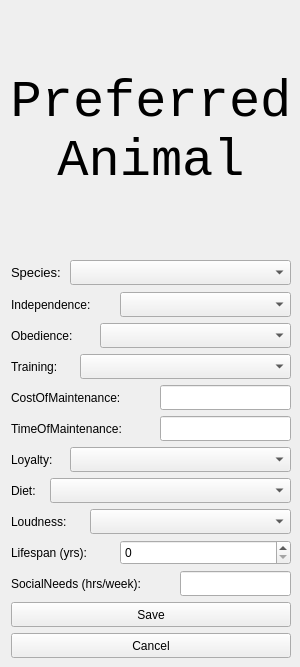
      <widget class="QWidget" name="page_10">
       <widget class="QLabel" name="label_75">
        <property name="geometry">
         <rect>
          <x>11</x>
          <y>447</y>
          <width>61</width>
          <height>25</height>
         </rect>
        </property>
        <property name="text">
         <string>Loyalty:</string>
        </property>
       </widget>
       <widget class="QComboBox" name="comboBox_15">
        <property name="geometry">
         <rect>
          <x>70</x>
          <y>447</y>
          <width>221</width>
          <height>25</height>
         </rect>
        </property>
       </widget>
       <widget class="QComboBox" name="comboBox_16">
        <property name="geometry">
         <rect>
          <x>70</x>
          <y>260</y>
          <width>221</width>
          <height>25</height>
         </rect>
        </property>
       </widget>
       <widget class="QComboBox" name="comboBox_17">
        <property name="geometry">
         <rect>
          <x>90</x>
          <y>509</y>
          <width>201</width>
          <height>25</height>
         </rect>
        </property>
       </widget>
       <widget class="QComboBox" name="comboBox_19">
        <property name="geometry">
         <rect>
          <x>120</x>
          <y>292</y>
          <width>171</width>
          <height>25</height>
         </rect>
        </property>
       </widget>
       <widget class="QLabel" name="label_76">
        <property name="geometry">
         <rect>
          <x>11</x>
          <y>260</y>
          <width>64</width>
          <height>25</height>
         </rect>
        </property>
        <property name="font">
         <font>
          <pointsize>10</pointsize>
         </font>
        </property>
        <property name="text">
         <string>Species:</string>
        </property>
       </widget>
       <widget class="QLabel" name="label_77">
        <property name="geometry">
         <rect>
          <x>11</x>
          <y>416</y>
          <width>151</width>
          <height>25</height>
         </rect>
        </property>
        <property name="text">
         <string>TimeOfMaintenance:</string>
        </property>
       </widget>
       <widget class="QLabel" name="label_78">
        <property name="geometry">
         <rect>
          <x>11</x>
          <y>323</y>
          <width>81</width>
          <height>25</height>
         </rect>
        </property>
        <property name="text">
         <string>Obedience:</string>
        </property>
       </widget>
       <widget class="QLabel" name="label_79">
        <property name="geometry">
         <rect>
          <x>11</x>
          <y>292</y>
          <width>101</width>
          <height>25</height>
         </rect>
        </property>
        <property name="text">
         <string>Independence:</string>
        </property>
       </widget>
       <widget class="QComboBox" name="comboBox_20">
        <property name="geometry">
         <rect>
          <x>50</x>
          <y>478</y>
          <width>241</width>
          <height>25</height>
         </rect>
        </property>
       </widget>
       <widget class="QLabel" name="label_81">
        <property name="geometry">
         <rect>
          <x>11</x>
          <y>385</y>
          <width>151</width>
          <height>25</height>
         </rect>
        </property>
        <property name="text">
         <string>CostOfMaintenance:</string>
        </property>
       </widget>
       <widget class="QPushButton" name="pushButton_27">
        <property name="geometry">
         <rect>
          <x>11</x>
          <y>633</y>
          <width>280</width>
          <height>25</height>
         </rect>
        </property>
        <property name="text">
         <string>Cancel</string>
        </property>
       </widget>
       <widget class="QLineEdit" name="lineEdit_19">
        <property name="geometry">
         <rect>
          <x>160</x>
          <y>416</y>
          <width>131</width>
          <height>25</height>
         </rect>
        </property>
        <property name="text">
         <string/>
        </property>
       </widget>
       <widget class="QLabel" name="label_83">
        <property name="geometry">
         <rect>
          <x>11</x>
          <y>571</y>
          <width>171</width>
          <height>25</height>
         </rect>
        </property>
        <property name="text">
         <string>SocialNeeds (hrs/week):</string>
        </property>
       </widget>
       <widget class="QLabel" name="label_84">
        <property name="geometry">
         <rect>
          <x>11</x>
          <y>509</y>
          <width>71</width>
          <height>25</height>
         </rect>
        </property>
        <property name="text">
         <string>Loudness:</string>
        </property>
       </widget>
       <widget class="QLabel" name="label_85">
        <property name="geometry">
         <rect>
          <x>11</x>
          <y>540</y>
          <width>101</width>
          <height>25</height>
         </rect>
        </property>
        <property name="text">
         <string>Lifespan (yrs):</string>
        </property>
       </widget>
       <widget class="QLabel" name="label_86">
        <property name="geometry">
         <rect>
          <x>11</x>
          <y>354</y>
          <width>61</width>
          <height>25</height>
         </rect>
        </property>
        <property name="text">
         <string>Training:</string>
        </property>
       </widget>
       <widget class="QLineEdit" name="lineEdit_22">
        <property name="geometry">
         <rect>
          <x>180</x>
          <y>571</y>
          <width>111</width>
          <height>25</height>
         </rect>
        </property>
        <property name="text">
         <string/>
        </property>
       </widget>
       <widget class="QPushButton" name="pushButton_28">
        <property name="geometry">
         <rect>
          <x>11</x>
          <y>602</y>
          <width>280</width>
          <height>25</height>
         </rect>
        </property>
        <property name="text">
         <string>Save</string>
        </property>
       </widget>
       <widget class="QLabel" name="label_88">
        <property name="geometry">
         <rect>
          <x>11</x>
          <y>478</y>
          <width>41</width>
          <height>25</height>
         </rect>
        </property>
        <property name="text">
         <string>Diet:</string>
        </property>
       </widget>
       <widget class="QComboBox" name="comboBox_22">
        <property name="geometry">
         <rect>
          <x>80</x>
          <y>354</y>
          <width>211</width>
          <height>25</height>
         </rect>
        </property>
       </widget>
       <widget class="QComboBox" name="comboBox_23">
        <property name="geometry">
         <rect>
          <x>100</x>
          <y>323</y>
          <width>191</width>
          <height>25</height>
         </rect>
        </property>
       </widget>
       <widget class="QLineEdit" name="lineEdit_20">
        <property name="geometry">
         <rect>
          <x>160</x>
          <y>385</y>
          <width>131</width>
          <height>25</height>
         </rect>
        </property>
        <property name="text">
         <string/>
        </property>
       </widget>
       <widget class="QLabel" name="label_89">
        <property name="geometry">
         <rect>
          <x>11</x>
          <y>6</y>
          <width>280</width>
          <height>251</height>
         </rect>
        </property>
        <property name="font">
         <font>
          <family>Liberation Mono</family>
          <pointsize>39</pointsize>
         </font>
        </property>
        <property name="text">
         <string>Preferred
Animal</string>
        </property>
        <property name="alignment">
         <set>Qt::AlignCenter</set>
        </property>
       </widget>
       <widget class="QSpinBox" name="spinBox_4">
        <property name="geometry">
         <rect>
          <x>120</x>
          <y>540</y>
          <width>171</width>
          <height>25</height>
         </rect>
        </property>
       </widget>
      </widget>
